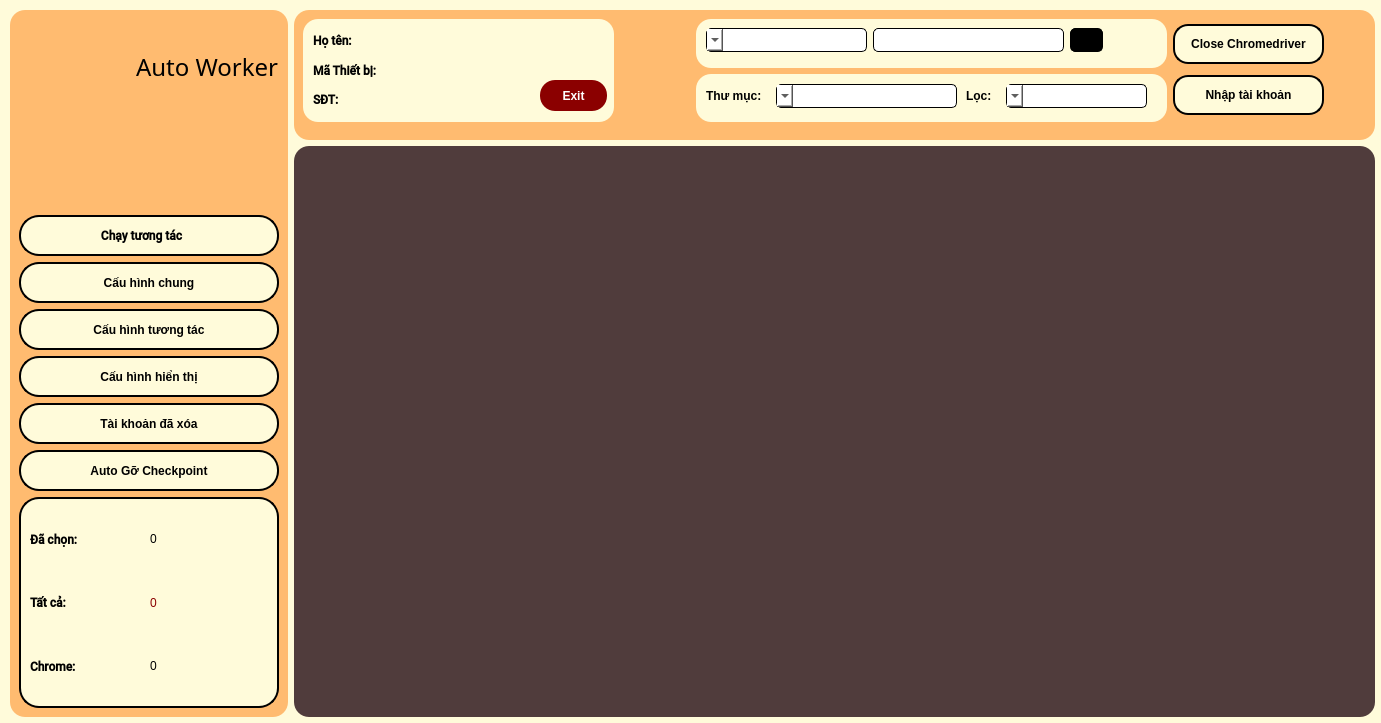
<?xml version="1.0" encoding="UTF-8"?>
<ui version="4.0">
 <class>MainWindow</class>
 <widget class="QMainWindow" name="MainWindow">
  <property name="geometry">
   <rect>
    <x>0</x>
    <y>0</y>
    <width>1381</width>
    <height>723</height>
   </rect>
  </property>
  <property name="windowTitle">
   <string>MainWindow</string>
  </property>
  <property name="styleSheet">
   <string notr="true">background-color: #FFFBDA;
border-radius:15px;</string>
  </property>
  <widget class="QWidget" name="centralwidget">
   <property name="sizePolicy">
    <sizepolicy hsizetype="Expanding" vsizetype="Expanding">
     <horstretch>0</horstretch>
     <verstretch>0</verstretch>
    </sizepolicy>
   </property>
   <widget class="QWidget" name="layoutWidget">
    <property name="geometry">
     <rect>
      <x>10</x>
      <y>10</y>
      <width>1365</width>
      <height>707</height>
     </rect>
    </property>
    <layout class="QGridLayout" name="gridLayout_3">
     <item row="0" column="0">
      <widget class="QFrame" name="frame">
       <property name="sizePolicy">
        <sizepolicy hsizetype="Expanding" vsizetype="Expanding">
         <horstretch>3</horstretch>
         <verstretch>1</verstretch>
        </sizepolicy>
       </property>
       <property name="minimumSize">
        <size>
         <width>274</width>
         <height>705</height>
        </size>
       </property>
       <property name="styleSheet">
        <string notr="true">border-radius:15px;
background-color: #FFBB70;</string>
       </property>
       <property name="frameShape">
        <enum>QFrame::StyledPanel</enum>
       </property>
       <property name="frameShadow">
        <enum>QFrame::Raised</enum>
       </property>
       <layout class="QVBoxLayout" name="verticalLayout_5">
        <item>
         <layout class="QHBoxLayout" name="horizontalLayout_4">
          <item>
           <widget class="QLabel" name="label_4">
            <property name="sizePolicy">
             <sizepolicy hsizetype="Expanding" vsizetype="Expanding">
              <horstretch>0</horstretch>
              <verstretch>0</verstretch>
             </sizepolicy>
            </property>
            <property name="minimumSize">
             <size>
              <width>60</width>
              <height>60</height>
             </size>
            </property>
            <property name="font">
             <font>
              <family>Jersey 10</family>
              <pointsize>22</pointsize>
             </font>
            </property>
            <property name="styleSheet">
             <string notr="true">color:#FBC02D;
image: url(:/img/img/eagle.png);</string>
            </property>
            <property name="text">
             <string/>
            </property>
            <property name="pixmap">
             <pixmap>C:/Users/quan2/Downloads/Telegram Desktop/AutoPC/AutoPC/autoworkerpc.ico</pixmap>
            </property>
            <property name="scaledContents">
             <bool>true</bool>
            </property>
           </widget>
          </item>
          <item>
           <widget class="QLabel" name="label_5">
            <property name="sizePolicy">
             <sizepolicy hsizetype="Expanding" vsizetype="Expanding">
              <horstretch>0</horstretch>
              <verstretch>0</verstretch>
             </sizepolicy>
            </property>
            <property name="minimumSize">
             <size>
              <width>141</width>
              <height>31</height>
             </size>
            </property>
            <property name="font">
             <font>
              <family>Jersey 10</family>
              <pointsize>18</pointsize>
             </font>
            </property>
            <property name="styleSheet">
             <string notr="true">color:black;</string>
            </property>
            <property name="text">
             <string>Auto Worker</string>
            </property>
           </widget>
          </item>
         </layout>
        </item>
        <item>
         <spacer name="verticalSpacer">
          <property name="orientation">
           <enum>Qt::Vertical</enum>
          </property>
          <property name="sizeHint" stdset="0">
           <size>
            <width>20</width>
            <height>40</height>
           </size>
          </property>
         </spacer>
        </item>
        <item>
         <widget class="QPushButton" name="pushButton_10">
          <property name="sizePolicy">
           <sizepolicy hsizetype="Expanding" vsizetype="Fixed">
            <horstretch>0</horstretch>
            <verstretch>0</verstretch>
           </sizepolicy>
          </property>
          <property name="minimumSize">
           <size>
            <width>211</width>
            <height>41</height>
           </size>
          </property>
          <property name="font">
           <font>
            <family>Roboto Medium</family>
            <pointsize>9</pointsize>
            <italic>false</italic>
            <bold>true</bold>
           </font>
          </property>
          <property name="styleSheet">
           <string notr="true">QPushButton
{background-color: #FFFBDA;
color:black;
font: 500 9pt &quot;Roboto Medium&quot;;
font-weight:bold;
border-width: 2px; /* Set the width of the border */
border-style: solid; /* Define the style of the border */
border-color: black; /* Define the color of the border */
border-radius: 20px;
qproperty-icon: url(:/img/img/play-button.png);
qproperty-iconSize: 20px 20px;
text-align: center;
}
QPushButton:enabled {
		background-color: #FFFBDA;
		color: black;
}

QPushButton:pressed {
		background-color: #FFF2D7;
		color: #fffffe;
}


QPushButton:hover:!pressed {
		background-color: #ED9455;
		color: white;
}

QPushButton:disabled {
		background-color: #C40C0C;
		color: #ffffff;
}</string>
          </property>
          <property name="text">
           <string>Chạy tương tác     </string>
          </property>
         </widget>
        </item>
        <item>
         <widget class="QPushButton" name="pushButton">
          <property name="minimumSize">
           <size>
            <width>211</width>
            <height>41</height>
           </size>
          </property>
          <property name="styleSheet">
           <string notr="true">QPushButton{ background-color: #FFFBDA;
color:black;
font: 500 9pt &quot;Roboto Medium&quot;;
font-weight:bold;
border-width: 2px; /* Set the width of the border */
border-style: solid; /* Define the style of the border */
border-color: black; /* Define the color of the border */
border-radius: 20px;
}
QPushButton:enabled {
		background-color: #FFFBDA;
		color: black;
}

QPushButton:pressed {
		background-color: #FFF2D7;
		color: #fffffe;
}


QPushButton:hover:!pressed {
		background-color: #ED9455;
		color: white;
}

QPushButton:disabled {
		background-color: #C40C0C;
		color: #ffffff;
}</string>
          </property>
          <property name="text">
           <string>Cấu hình chung</string>
          </property>
         </widget>
        </item>
        <item>
         <widget class="QPushButton" name="pushButton_3">
          <property name="minimumSize">
           <size>
            <width>211</width>
            <height>41</height>
           </size>
          </property>
          <property name="styleSheet">
           <string notr="true">QPushButton{background-color: #FFFBDA;
color:black;
font: 500 9pt &quot;Roboto Medium&quot;;
font-weight:bold;
border-width: 2px; /* Set the width of the border */
border-style: solid; /* Define the style of the border */
border-color: black; /* Define the color of the border */
border-radius: 20px;}
QPushButton:enabled {
		background-color: #FFFBDA;
		color: black;
}

QPushButton:pressed {
		background-color: #FFF2D7;
		color: #fffffe;
}


QPushButton:hover:!pressed {
		background-color: #ED9455;
		color: white;
}

QPushButton:disabled {
		background-color: #C40C0C;
		color: #ffffff;
}</string>
          </property>
          <property name="text">
           <string>Cấu hình tương tác</string>
          </property>
         </widget>
        </item>
        <item>
         <widget class="QPushButton" name="pushButton_4">
          <property name="minimumSize">
           <size>
            <width>211</width>
            <height>41</height>
           </size>
          </property>
          <property name="styleSheet">
           <string notr="true">QPushButton{background-color: #FFFBDA;
color:black;
font: 500 9pt &quot;Roboto Medium&quot;;
font-weight:bold;
border-width: 2px; /* Set the width of the border */
border-style: solid; /* Define the style of the border */
border-color: black; /* Define the color of the border */
border-radius: 20px;}
QPushButton:enabled {
		background-color: #FFFBDA;
		color: black;
}

QPushButton:pressed {
		background-color: #FFF2D7;
		color: #fffffe;
}


QPushButton:hover:!pressed {
		background-color: #ED9455;
		color: white;
}

QPushButton:disabled {
		background-color: #C40C0C;
		color: #ffffff;
}</string>
          </property>
          <property name="text">
           <string>Cấu hình hiển thị</string>
          </property>
         </widget>
        </item>
        <item>
         <widget class="QPushButton" name="pushButton_5">
          <property name="minimumSize">
           <size>
            <width>211</width>
            <height>41</height>
           </size>
          </property>
          <property name="styleSheet">
           <string notr="true">QPushButton{background-color: #FFFBDA;
color:black;
font: 500 9pt &quot;Roboto Medium&quot;;
font-weight:bold;
border-width: 2px; /* Set the width of the border */
border-style: solid; /* Define the style of the border */
border-color: black; /* Define the color of the border */
border-radius: 20px;}
QPushButton:enabled {
		background-color: #FFFBDA;
		color: black;
}

QPushButton:pressed {
		background-color: #FFF2D7;
		color: #fffffe;
}


QPushButton:hover:!pressed {
		background-color: #ED9455;
		color: white;
}

QPushButton:disabled {
		background-color: #C40C0C;
		color: #ffffff;
}</string>
          </property>
          <property name="text">
           <string>Tài khoản đã xóa</string>
          </property>
         </widget>
        </item>
        <item>
         <widget class="QPushButton" name="pushButton_6">
          <property name="minimumSize">
           <size>
            <width>211</width>
            <height>41</height>
           </size>
          </property>
          <property name="styleSheet">
           <string notr="true">QPushButton{background-color: #FFFBDA;
color:black;
font: 500 9pt &quot;Roboto Medium&quot;;
font-weight:bold;
border-width: 2px; /* Set the width of the border */
border-style: solid; /* Define the style of the border */
border-color: black; /* Define the color of the border */
border-radius: 20px;}
QPushButton:enabled {
		background-color: #FFFBDA;
		color: black;
}

QPushButton:pressed {
		background-color: #FFF2D7;
		color: #fffffe;
}


QPushButton:hover:!pressed {
		background-color: #ED9455;
		color: white;
}

QPushButton:disabled {
		background-color: #C40C0C;
		color: #ffffff;
}</string>
          </property>
          <property name="text">
           <string>Auto Gỡ Checkpoint</string>
          </property>
         </widget>
        </item>
        <item>
         <widget class="QFrame" name="frame_5">
          <property name="sizePolicy">
           <sizepolicy hsizetype="Expanding" vsizetype="Expanding">
            <horstretch>0</horstretch>
            <verstretch>0</verstretch>
           </sizepolicy>
          </property>
          <property name="minimumSize">
           <size>
            <width>251</width>
            <height>211</height>
           </size>
          </property>
          <property name="styleSheet">
           <string notr="true">background-color: #FFFBDA;
color:black;
font: 500 9pt &quot;Roboto Medium&quot;;
border-width: 2px; /* Set the width of the border */
border-style: solid; /* Define the style of the border */
border-color: black; /* Define the color of the border */
border-radius: 20px;</string>
          </property>
          <property name="frameShape">
           <enum>QFrame::StyledPanel</enum>
          </property>
          <property name="frameShadow">
           <enum>QFrame::Raised</enum>
          </property>
          <layout class="QGridLayout" name="gridLayout_2">
           <item row="0" column="0">
            <layout class="QVBoxLayout" name="verticalLayout_8">
             <property name="spacing">
              <number>2</number>
             </property>
             <item>
              <layout class="QHBoxLayout" name="horizontalLayout_7">
               <item>
                <widget class="QLabel" name="label_8">
                 <property name="minimumSize">
                  <size>
                   <width>61</width>
                   <height>16</height>
                  </size>
                 </property>
                 <property name="font">
                  <font>
                   <family>Roboto Medium</family>
                   <pointsize>9</pointsize>
                   <italic>false</italic>
                   <bold>true</bold>
                  </font>
                 </property>
                 <property name="styleSheet">
                  <string notr="true">font-weight:bold;
border-width: 0; /* Set the width of the border */
</string>
                 </property>
                 <property name="text">
                  <string>Đã chọn:</string>
                 </property>
                </widget>
               </item>
               <item>
                <widget class="QLabel" name="lblCountSelect">
                 <property name="minimumSize">
                  <size>
                   <width>31</width>
                   <height>16</height>
                  </size>
                 </property>
                 <property name="styleSheet">
                  <string notr="true">border:none;</string>
                 </property>
                 <property name="text">
                  <string>0</string>
                 </property>
                </widget>
               </item>
              </layout>
             </item>
             <item>
              <layout class="QHBoxLayout" name="horizontalLayout_8">
               <item>
                <widget class="QLabel" name="label_9">
                 <property name="minimumSize">
                  <size>
                   <width>51</width>
                   <height>16</height>
                  </size>
                 </property>
                 <property name="font">
                  <font>
                   <family>Roboto Medium</family>
                   <pointsize>9</pointsize>
                   <italic>false</italic>
                   <bold>true</bold>
                  </font>
                 </property>
                 <property name="styleSheet">
                  <string notr="true">font-weight:bold;
border-width: 0; /* Set the width of the border */</string>
                 </property>
                 <property name="text">
                  <string>Tất cả:</string>
                 </property>
                </widget>
               </item>
               <item>
                <widget class="QLabel" name="lblCountTotal">
                 <property name="minimumSize">
                  <size>
                   <width>31</width>
                   <height>16</height>
                  </size>
                 </property>
                 <property name="styleSheet">
                  <string notr="true">border:none;
color:darkred;</string>
                 </property>
                 <property name="text">
                  <string>0</string>
                 </property>
                </widget>
               </item>
              </layout>
             </item>
             <item>
              <layout class="QHBoxLayout" name="horizontalLayout_9">
               <item>
                <widget class="QLabel" name="label_10">
                 <property name="minimumSize">
                  <size>
                   <width>51</width>
                   <height>16</height>
                  </size>
                 </property>
                 <property name="font">
                  <font>
                   <family>Roboto Medium</family>
                   <pointsize>9</pointsize>
                   <italic>false</italic>
                   <bold>true</bold>
                  </font>
                 </property>
                 <property name="styleSheet">
                  <string notr="true">font-weight:bold;
border-width: 0; /* Set the width of the border */</string>
                 </property>
                 <property name="text">
                  <string>Chrome:</string>
                 </property>
                </widget>
               </item>
               <item>
                <widget class="QLabel" name="label_15">
                 <property name="minimumSize">
                  <size>
                   <width>31</width>
                   <height>16</height>
                  </size>
                 </property>
                 <property name="styleSheet">
                  <string notr="true">border:none;</string>
                 </property>
                 <property name="text">
                  <string>0</string>
                 </property>
                </widget>
               </item>
              </layout>
             </item>
            </layout>
           </item>
          </layout>
         </widget>
        </item>
       </layout>
      </widget>
     </item>
     <item row="0" column="1">
      <layout class="QVBoxLayout" name="verticalLayout_6" stretch="0,0">
       <item>
        <widget class="QFrame" name="frame_2">
         <property name="sizePolicy">
          <sizepolicy hsizetype="Expanding" vsizetype="Expanding">
           <horstretch>0</horstretch>
           <verstretch>0</verstretch>
          </sizepolicy>
         </property>
         <property name="minimumSize">
          <size>
           <width>1081</width>
           <height>121</height>
          </size>
         </property>
         <property name="layoutDirection">
          <enum>Qt::RightToLeft</enum>
         </property>
         <property name="styleSheet">
          <string notr="true">background-color: #FFBB70;</string>
         </property>
         <property name="frameShape">
          <enum>QFrame::StyledPanel</enum>
         </property>
         <property name="frameShadow">
          <enum>QFrame::Raised</enum>
         </property>
         <widget class="QWidget" name="layoutWidget">
          <property name="geometry">
           <rect>
            <x>9</x>
            <y>9</y>
            <width>1021</width>
            <height>103</height>
           </rect>
          </property>
          <layout class="QHBoxLayout" name="horizontalLayout_3">
           <item>
            <layout class="QVBoxLayout" name="verticalLayout_2">
             <item>
              <widget class="QPushButton" name="metroButton1">
               <property name="minimumSize">
                <size>
                 <width>151</width>
                 <height>40</height>
                </size>
               </property>
               <property name="styleSheet">
                <string notr="true">QPushButton{background-color: #FFFBDA;
color:black;
font: 500 9pt &quot;Roboto Medium&quot;;
border:2px solid black;
font-weight:bold;}
QPushButton:enabled {
		background-color: #FFFBDA;
		color: black;
}

QPushButton:pressed {
		background-color: #FFF2D7;
		color: #fffffe;
}


QPushButton:hover:!pressed {
		background-color: #ED9455;
		color: white;
}

QPushButton:disabled {
		background-color: #C40C0C;
		color: #ffffff;
}
</string>
               </property>
               <property name="text">
                <string>Close Chromedriver</string>
               </property>
              </widget>
             </item>
             <item>
              <widget class="QPushButton" name="button9">
               <property name="minimumSize">
                <size>
                 <width>151</width>
                 <height>40</height>
                </size>
               </property>
               <property name="styleSheet">
                <string notr="true">QPushButton{background-color: #FFFBDA;
color:black;
font: 500 9pt &quot;Roboto Medium&quot;;
border:2px solid black;
font-weight:bold;}
QPushButton:enabled {
		background-color: #FFFBDA;
		color: black;
}

QPushButton:pressed {
		background-color: #FFF2D7;
		color: #fffffe;
}


QPushButton:hover:!pressed {
		background-color: #ED9455;
		color: white;
}

QPushButton:disabled {
		background-color: #C40C0C;
		color: #ffffff;
}</string>
               </property>
               <property name="text">
                <string>Nhập tài khoản</string>
               </property>
              </widget>
             </item>
            </layout>
           </item>
           <item>
            <layout class="QVBoxLayout" name="verticalLayout">
             <item>
              <widget class="QFrame" name="frame_3">
               <property name="minimumSize">
                <size>
                 <width>421</width>
                 <height>40</height>
                </size>
               </property>
               <property name="styleSheet">
                <string notr="true">background-color: #FFFBDA;
color:black;
font: 500 9pt &quot;Roboto Medium&quot;;</string>
               </property>
               <property name="frameShape">
                <enum>QFrame::StyledPanel</enum>
               </property>
               <property name="frameShadow">
                <enum>QFrame::Raised</enum>
               </property>
               <widget class="QWidget" name="layoutWidget">
                <property name="geometry">
                 <rect>
                  <x>10</x>
                  <y>8</y>
                  <width>397</width>
                  <height>26</height>
                 </rect>
                </property>
                <layout class="QHBoxLayout" name="horizontalLayout">
                 <item>
                  <widget class="QPushButton" name="pushButton_2">
                   <property name="minimumSize">
                    <size>
                     <width>31</width>
                     <height>24</height>
                    </size>
                   </property>
                   <property name="styleSheet">
                    <string notr="true">image: url(:/img/search.png);
border-width: 1px; /* Set the width of the border */
border-style: solid; /* Define the style of the border */
border-color: black; /* Define the color of the border */
border-radius: 5px;
background-color: black;</string>
                   </property>
                   <property name="text">
                    <string/>
                   </property>
                  </widget>
                 </item>
                 <item>
                  <widget class="QLineEdit" name="lineEdit">
                   <property name="minimumSize">
                    <size>
                     <width>191</width>
                     <height>24</height>
                    </size>
                   </property>
                   <property name="styleSheet">
                    <string notr="true">background-color: white;
border-width: 1px; /* Set the width of the border */
border-style: solid; /* Define the style of the border */
border-color: black; /* Define the color of the border */
border-radius: 5px;</string>
                   </property>
                  </widget>
                 </item>
                 <item>
                  <widget class="QComboBox" name="cbbSearch">
                   <property name="minimumSize">
                    <size>
                     <width>161</width>
                     <height>24</height>
                    </size>
                   </property>
                   <property name="styleSheet">
                    <string notr="true">background-color: white;
border-width: 1px; /* Set the width of the border */
border-style: solid; /* Define the style of the border */
border-color: black; /* Define the color of the border */
border-radius: 5px;</string>
                   </property>
                  </widget>
                 </item>
                </layout>
               </widget>
              </widget>
             </item>
             <item>
              <widget class="QFrame" name="frame_4">
               <property name="minimumSize">
                <size>
                 <width>471</width>
                 <height>40</height>
                </size>
               </property>
               <property name="styleSheet">
                <string notr="true">background-color: #FFFBDA;
color:black;
font: 500 9pt &quot;Roboto Medium&quot;;</string>
               </property>
               <property name="frameShape">
                <enum>QFrame::StyledPanel</enum>
               </property>
               <property name="frameShadow">
                <enum>QFrame::Raised</enum>
               </property>
               <widget class="QComboBox" name="cbbThuMuc">
                <property name="geometry">
                 <rect>
                  <x>80</x>
                  <y>10</y>
                  <width>181</width>
                  <height>24</height>
                 </rect>
                </property>
                <property name="minimumSize">
                 <size>
                  <width>181</width>
                  <height>24</height>
                 </size>
                </property>
                <property name="styleSheet">
                 <string notr="true">background-color: white;
border-width: 1px; /* Set the width of the border */
border-style: solid; /* Define the style of the border */
border-color: black; /* Define the color of the border */
border-radius: 5px;</string>
                </property>
               </widget>
               <widget class="QLabel" name="label">
                <property name="geometry">
                 <rect>
                  <x>10</x>
                  <y>10</y>
                  <width>61</width>
                  <height>24</height>
                 </rect>
                </property>
                <property name="minimumSize">
                 <size>
                  <width>61</width>
                  <height>24</height>
                 </size>
                </property>
                <property name="styleSheet">
                 <string notr="true">background-color: #FFFBDA;
color:black;
font: 500 9pt &quot;Roboto Medium&quot;;
font-weight:bold;</string>
                </property>
                <property name="text">
                 <string>Thư mục:</string>
                </property>
               </widget>
               <widget class="QLabel" name="label_2">
                <property name="geometry">
                 <rect>
                  <x>270</x>
                  <y>10</y>
                  <width>31</width>
                  <height>24</height>
                 </rect>
                </property>
                <property name="minimumSize">
                 <size>
                  <width>31</width>
                  <height>24</height>
                 </size>
                </property>
                <property name="styleSheet">
                 <string notr="true">background-color: #FFFBDA;
color:black;
font: 500 9pt &quot;Roboto Medium&quot;;
font-weight:bold;</string>
                </property>
                <property name="text">
                 <string>Lọc:</string>
                </property>
               </widget>
               <widget class="QComboBox" name="cbbTinhTrang">
                <property name="geometry">
                 <rect>
                  <x>310</x>
                  <y>10</y>
                  <width>141</width>
                  <height>24</height>
                 </rect>
                </property>
                <property name="minimumSize">
                 <size>
                  <width>141</width>
                  <height>24</height>
                 </size>
                </property>
                <property name="styleSheet">
                 <string notr="true">background-color: white;
border-width: 1px; /* Set the width of the border */
border-style: solid; /* Define the style of the border */
border-color: black; /* Define the color of the border */
border-radius: 5px;</string>
                </property>
               </widget>
              </widget>
             </item>
            </layout>
           </item>
           <item>
            <layout class="QGridLayout" name="gridLayout">
             <item row="1" column="1">
              <widget class="QPushButton" name="btnLoadAcc">
               <property name="minimumSize">
                <size>
                 <width>21</width>
                 <height>24</height>
                </size>
               </property>
               <property name="styleSheet">
                <string notr="true">image: url(:/img/img/refresh.png);</string>
               </property>
               <property name="text">
                <string/>
               </property>
              </widget>
             </item>
             <item row="0" column="1">
              <widget class="QPushButton" name="btnEditFile">
               <property name="minimumSize">
                <size>
                 <width>21</width>
                 <height>24</height>
                </size>
               </property>
               <property name="styleSheet">
                <string notr="true">image: url(:/img/img/pencil.png);</string>
               </property>
               <property name="text">
                <string/>
               </property>
              </widget>
             </item>
             <item row="1" column="0">
              <widget class="QPushButton" name="btnDeleteFile">
               <property name="minimumSize">
                <size>
                 <width>21</width>
                 <height>24</height>
                </size>
               </property>
               <property name="styleSheet">
                <string notr="true">
image: url(:/img/img/minus.png);</string>
               </property>
               <property name="text">
                <string/>
               </property>
              </widget>
             </item>
             <item row="0" column="0">
              <widget class="QPushButton" name="addFileAccount">
               <property name="minimumSize">
                <size>
                 <width>21</width>
                 <height>24</height>
                </size>
               </property>
               <property name="styleSheet">
                <string notr="true">image: url(:/img/img/plus.png);
</string>
               </property>
               <property name="text">
                <string/>
               </property>
              </widget>
             </item>
            </layout>
           </item>
           <item>
            <widget class="QFrame" name="frame_6">
             <property name="minimumSize">
              <size>
               <width>311</width>
               <height>101</height>
              </size>
             </property>
             <property name="styleSheet">
              <string notr="true">background-color: #FFFBDA;
color:black;
font: 500 9pt &quot;Roboto Medium&quot;;</string>
             </property>
             <property name="frameShape">
              <enum>QFrame::StyledPanel</enum>
             </property>
             <property name="frameShadow">
              <enum>QFrame::Raised</enum>
             </property>
             <widget class="QWidget" name="layoutWidget">
              <property name="geometry">
               <rect>
                <x>10</x>
                <y>10</y>
                <width>294</width>
                <height>82</height>
               </rect>
              </property>
              <layout class="QHBoxLayout" name="horizontalLayout_2">
               <item>
                <layout class="QVBoxLayout" name="verticalLayout_4">
                 <item>
                  <widget class="QLabel" name="label_11">
                   <property name="minimumSize">
                    <size>
                     <width>61</width>
                     <height>41</height>
                    </size>
                   </property>
                   <property name="styleSheet">
                    <string notr="true">border-radius:50%;
image: url(:/img/img/profile-user.png);</string>
                   </property>
                   <property name="text">
                    <string/>
                   </property>
                  </widget>
                 </item>
                 <item>
                  <widget class="QPushButton" name="pushButton_7">
                   <property name="minimumSize">
                    <size>
                     <width>61</width>
                     <height>31</height>
                    </size>
                   </property>
                   <property name="styleSheet">
                    <string notr="true">background-color: darkred;
color:white;
font: 500 9pt &quot;Roboto Medium&quot;;
font-weight:bold;</string>
                   </property>
                   <property name="text">
                    <string>Exit</string>
                   </property>
                  </widget>
                 </item>
                </layout>
               </item>
               <item>
                <layout class="QVBoxLayout" name="verticalLayout_3">
                 <item>
                  <widget class="QLabel" name="label_3">
                   <property name="minimumSize">
                    <size>
                     <width>221</width>
                     <height>16</height>
                    </size>
                   </property>
                   <property name="font">
                    <font>
                     <family>Roboto Medium</family>
                     <pointsize>9</pointsize>
                     <italic>false</italic>
                     <bold>true</bold>
                    </font>
                   </property>
                   <property name="styleSheet">
                    <string notr="true">font-weight:bold;</string>
                   </property>
                   <property name="text">
                    <string>Họ tên: </string>
                   </property>
                  </widget>
                 </item>
                 <item>
                  <widget class="QLabel" name="label_6">
                   <property name="minimumSize">
                    <size>
                     <width>211</width>
                     <height>16</height>
                    </size>
                   </property>
                   <property name="font">
                    <font>
                     <family>Roboto Medium</family>
                     <pointsize>9</pointsize>
                     <italic>false</italic>
                     <bold>true</bold>
                    </font>
                   </property>
                   <property name="styleSheet">
                    <string notr="true">font-weight:bold;</string>
                   </property>
                   <property name="text">
                    <string>Mã Thiết bị: </string>
                   </property>
                  </widget>
                 </item>
                 <item>
                  <widget class="QLabel" name="label_7">
                   <property name="minimumSize">
                    <size>
                     <width>221</width>
                     <height>16</height>
                    </size>
                   </property>
                   <property name="font">
                    <font>
                     <family>Roboto Medium</family>
                     <pointsize>9</pointsize>
                     <italic>false</italic>
                     <bold>true</bold>
                    </font>
                   </property>
                   <property name="styleSheet">
                    <string notr="true">font-weight:bold;</string>
                   </property>
                   <property name="text">
                    <string>SĐT: </string>
                   </property>
                  </widget>
                 </item>
                </layout>
               </item>
              </layout>
             </widget>
            </widget>
           </item>
          </layout>
         </widget>
        </widget>
       </item>
       <item>
        <widget class="QTableView" name="tableView">
         <property name="minimumSize">
          <size>
           <width>1081</width>
           <height>571</height>
          </size>
         </property>
         <property name="styleSheet">
          <string notr="true">color:white;
background-color: #503C3C;
border-radius:15px;</string>
         </property>
         <property name="sortingEnabled">
          <bool>true</bool>
         </property>
        </widget>
       </item>
      </layout>
     </item>
    </layout>
   </widget>
  </widget>
 </widget>
 <resources/>
 <connections/>
</ui>
